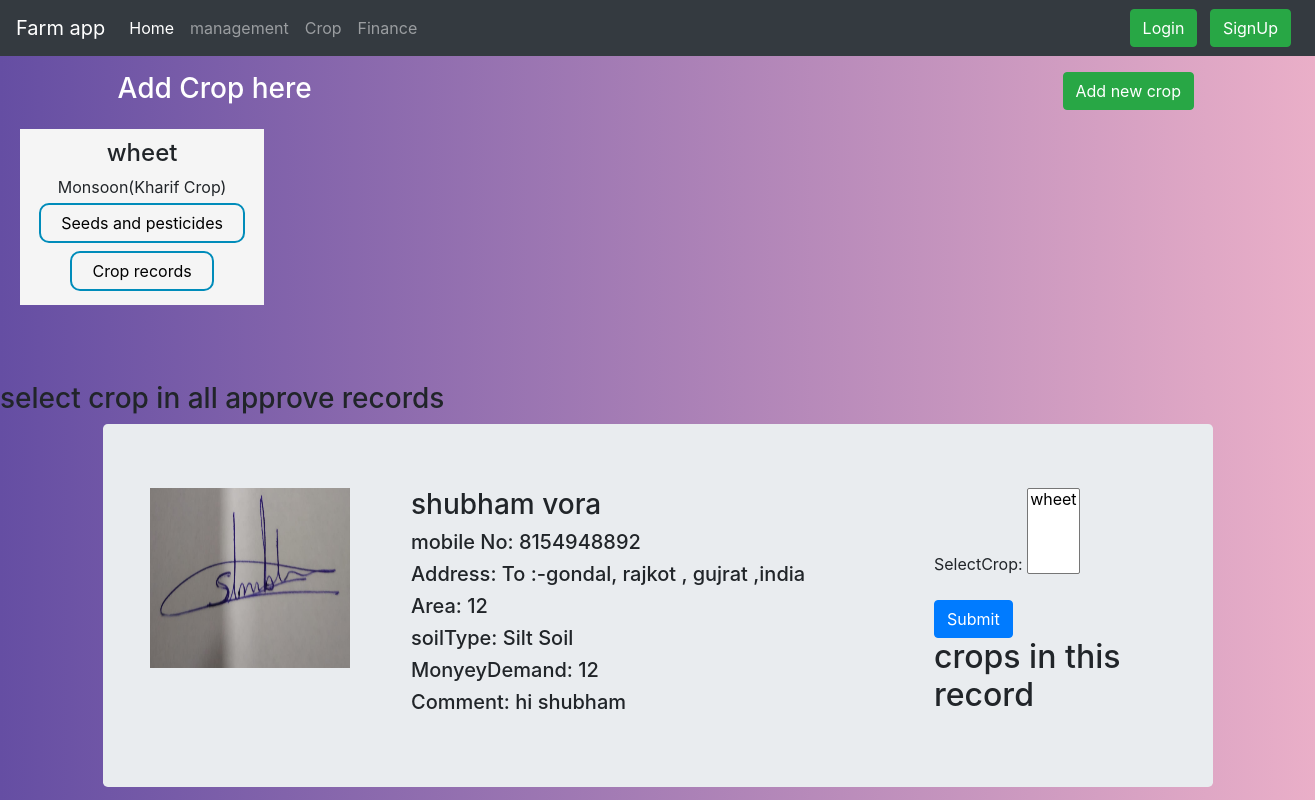
/management/crop/, run on an earlier commit of the app's database.
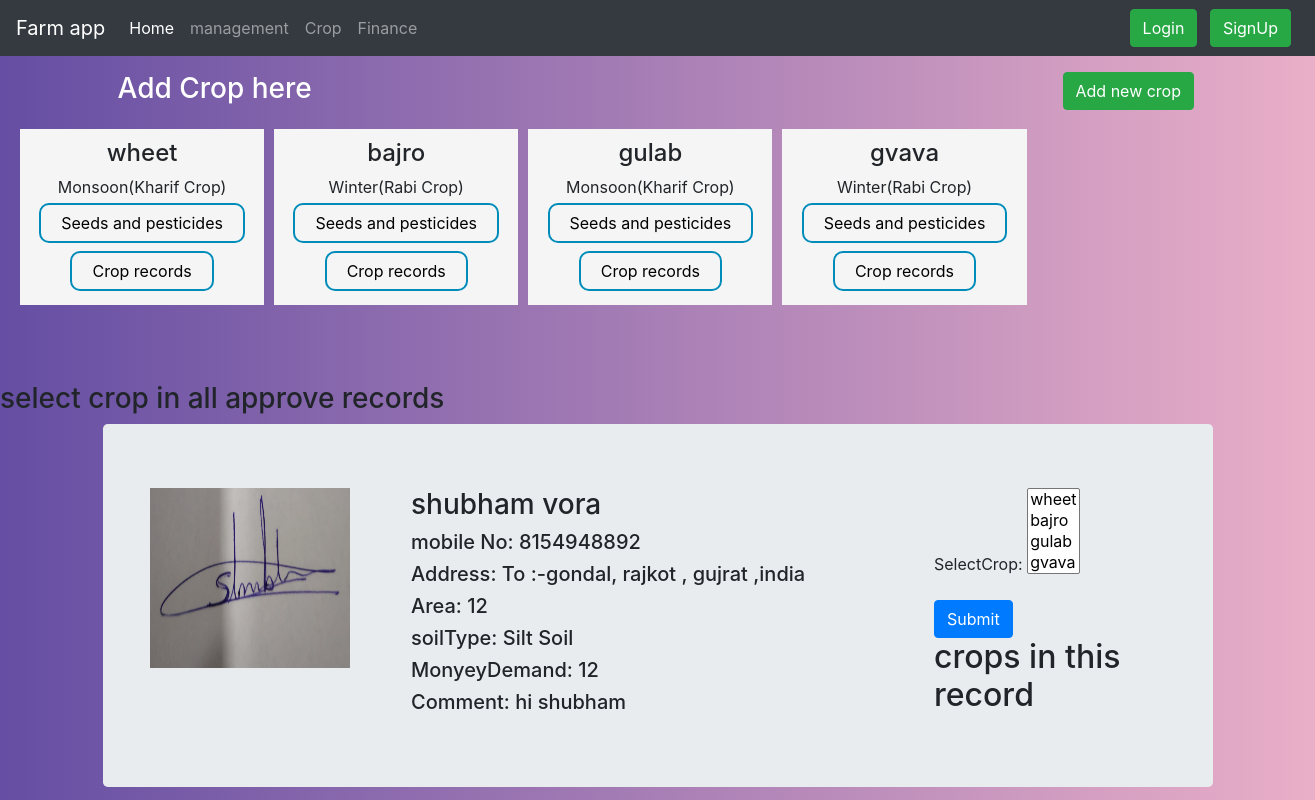
And on a later commit of the database.
### management/models.py (models this page shows)
class crop(models.Model):
    monsoon = "Monsoon(Kharif Crop)"
    winter = "Winter(Rabi Crop)"
    summer ="Summer(Zaid Crop)"
    SEASON_CHOICES = (
        (monsoon, "Monsoon(Kharif Crop)"),
        (winter, "Winter(Rabi Crop)"),
        (summer, "Summer(Zaid Crop)"),
    )
    food = "FoodCrop(Grains)"
    fruits = "Fruits"
    veg = "Vegetables"
    NonFood = "Non FoodCrop"
    TYPE_CHOICES = (
        (food, "FoodCrop(Grains)"),
        (fruits, "Fruits"),
        (veg, "Vegetables"),
        (NonFood, "Non FoodCrop"),
    )
    crop_id=models.AutoField(primary_key=True)
    cropName=models.CharField(max_length=30, blank=False, null=False)
    cropType = models.CharField(max_length=40, choices=TYPE_CHOICES, default=food)
    totalStorage=models.IntegerField(default=0)
    cropSeason = models.CharField(max_length=40, choices=SEASON_CHOICES, default=monsoon)
    def __str__(self):
        return self.cropName

### user/models.py (models this page shows, shortened)
class UserRecord(models.Model):
    sandySoil = "Sandy soil"
    siltSoil = "Silt Soil"
    claySoil = "Clay Soil"
    loamySoil = "Loamy Soil"
    SOIL_CHOICES = (
        (sandySoil, "Sandy Soil"),
        (siltSoil, "Silt Soil"),
        (claySoil, "Clay Soil"),
        (loamySoil, "Loamy Soil"),
    )
    approved="approved"
    pending="pending"
    rejected="rejected"
    Approvement=((approved,"approved"),
    (pending,"pending"),
    (rejected,"rejected"),)
    recordId = models.AutoField(primary_key=True)
    user = models.ForeignKey(User, on_delete=models.CASCADE)
    name = models.CharField(max_length=30, blank=False, null=False)
    mobileNo = models.CharField(max_length=10, blank=False, null=False)
    farmaddress = models.CharField(max_length=150, blank=False, null=False)
    farmArea = models.IntegerField(default=0)
    soilType = models.CharField(max_length=11, choices=SOIL_CHOICES, default=siltSoil)
    moneyDemand = models.IntegerField(default=0)
    farmImage = models.ImageField(upload_to='user/farm/', default="")
    extraComment = models.TextField()
    status=models.CharField(max_length=11, choices=Approvement, default=pending)
    selectCrop = models.ManyToManyField(crop,blank=True)
    timestamp = models.DateTimeField(default=now)

### management/views.py (the view, shortened to what this page needs)
# urls.py: path("crop/",views.cropRecord,name='CropDepartment'),
def cropRecord(request):
    crp=[]
    if request.POST.get("AddNewCrop"):
        form = CropForm(request.POST)
        if form.is_valid():
            form.save()
            messages.info(request, 'You have added new record successfully.')
            return redirect('/management/crop/')
    else:
        form = CropForm()
        addCropToRecordForm=addCropToRecord()
    cropRecord = crop.objects.all()
    recordsApproved = UserRecord.objects.filter(status="approved").order_by('timestamp')
    recordsApprovedLength=UserRecord.objects.filter(status="approved").order_by('timestamp').count()
    length=0
    for recordNum in recordsApproved:
        if length>=recordsApprovedLength :
            break
        else:
            ToHandle = UserRecord.objects.filter(status="approved").order_by('timestamp')[length]
            crp.append(ToHandle.selectCrop.all())
            length+=1
    l=2
    dict = {'form': form,'addCrop':addCropToRecordForm,'cropRecord':cropRecord,'recordsApproved':recordsApproved,'crp':crp,'mylist' :zip(recordsApproved, crp)}
    return render(request, 'management/crop.html', dict)

### management/forms.py
class CropForm(forms.ModelForm):
    class Meta:
        model = crop
        fields = ('cropName','cropType','cropSeason','totalStorage',)

class addCropToRecord(forms.ModelForm):
    class Meta:
        model = UserRecord
        fields = ('selectCrop',)

### management/templates/management/crop.html (shortened to what this page needs)
{% extends "management/base.html" %}
{% block body %}
<div class="container mt-3">
  <div class="rowHead">
    <div class="col-9 mr-auto">
      <h3 class="h3Crop" >Add Crop here</h3>
    </div>
    <div class="col-3 ml-auto">
<button type="button" class="btn btn-success mr-2 " data-toggle="modal" data-target="#RecordModal">
Add new crop
</button>
    </div>
  </div>
</div>
<div class="containerCrop">
  <div class="rowCrop">
      {% for x in cropRecord %}
      <div class="colCrop">
          <center><b><h4>{{x.cropName}}</h4></b>{{x.cropSeason}}
          <a href="{{x.crop_id}}"> <button id="{{x.crop_id}}" class="buttonReadMore buttonReadMore2">Seeds and pesticides</button></a>
          <a href="{{x.crop_id}}"> <button id="{{x.crop_id}}" class="buttonReadMore buttonReadMore2">Crop records</button></a></center>
      </div>
      {% endfor %}
  </div>
</div>
<br><br><br>
<h3>select crop in all approve records</h3>
{% for recordsApproved,l in mylist%}
    <main role="main" class="container">
      <div class="jumbotron">
        <div class="container">
  <div class="row">
    <div class="col-3">
      <img src="/media/{{recordsApproved.farmImage}}" width="200px" height="180px"  alt="">
    </div>
    <div class="col-6">
        <h3>{{recordsApproved.name}}</h3>
        <h5>mobile No: {{recordsApproved.mobileNo}}</h5>
        <h5>Address: {{recordsApproved.farmaddress}}</h5>
        <h5>Area: {{recordsApproved.farmArea}}</h5>
        <h5>soilType: {{recordsApproved.soilType}}</h5>
        <h5>MonyeyDemand: {{recordsApproved.moneyDemand}}</h5>
        <h5>Comment: {{recordsApproved.extraComment}}</h5>
            </div>
            <div class="col-3">
        <form action= "/management/crop/" method='post' >
        {{ addCrop.as_p }}
        <button type="submit" name="AddCropToRecord" value="{{recordsApproved.recordId}}" class="btn btn-primary">Submit</button>
        </form>
        <h2>crops in this record</h2>
            </div>
          </div>
        </div>
      </div>
    </main>
    {% endfor %}
{% endblock %}

What changed in the data, as far as the page shows it:
added crop: cropName "bajro", cropSeason "Winter(Rabi Crop)"
added crop: cropName "gulab", cropSeason "Monsoon(Kharif Crop)"
added crop: cropName "gvava", cropSeason "Winter(Rabi Crop)"
changed UserRecord "shubham vora": selectCrop "wheet" → "wheet / bajro / gulab / gvava"
